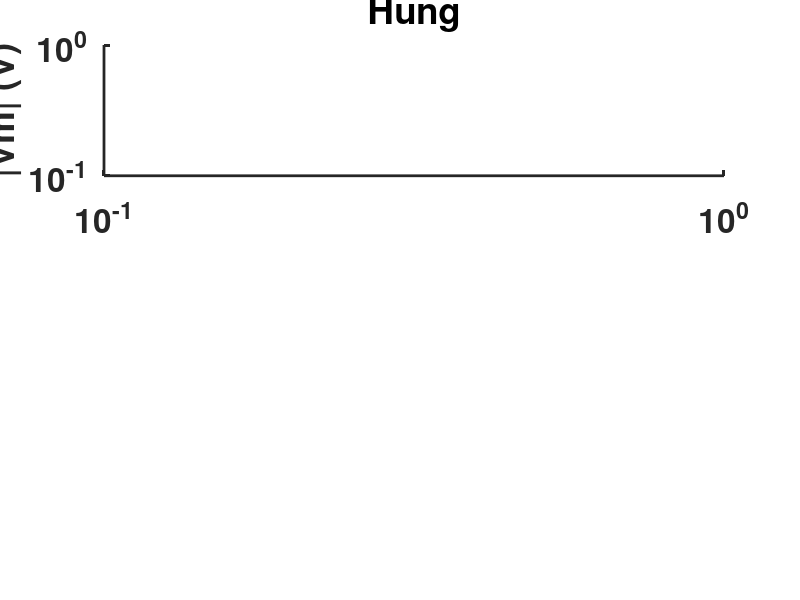

The MATLAB source for this figure: (Note: this script raises an error after producing the figure.)
%% ========================================================================
%  Vm Steady-State Spectrum Comparison (Hung / Hung No Washer / NTU)
%  觀察各實驗在 1/10/100 Hz 下的頻域表現
% ========================================================================
%
% Purpose:
%   比較三組實驗的 Vm 穩態頻譜（FFT）
%   觀察基頻尖峰、諧波結構、寬頻雜訊底
%
% Layout:
%   subplot(3,1,k) — 3 列垂直堆疊
%   子圖順序：Hung → Hung (No Washer) → NTU
%   每個子圖內疊加 3 條線（1 Hz / 10 Hz / 100 Hz）
%   共用水平圖例置於圖頂，xlabel 僅底圖
%
% Data Sources:
%   Hung:          Hung_tweezer/single_raw_data/Hung_single_{freq}.dat
%   Hung (No Washer): Hung_tweezer/single_no_washer_raw_data/Hung_single_no_washer_{freq}.dat
%   NTU:           NTU_tweezer/single_raw_data/NTU_single_{freq}.dat
%
% Output:
%   Vm_Spectrum_Comparison.png
%
% Author: Claude Code
% Date: 2026-02-06

clear; clc; close all;

fprintf('\n');
fprintf('========================================================================\n');
fprintf('  Vm Spectrum Comparison (Hung / Hung No Washer / NTU)\n');
fprintf('========================================================================\n\n');

%% Configuration
script_root = fileparts(mfilename('fullpath'));
functions_path = fullfile(script_root, 'functions');
addpath(functions_path);

% Frequencies to plot
plot_freqs = [1, 10, 100];  % Hz
freq_labels = {'1 Hz', '10 Hz', '100 Hz'};
freq_suffixes = {'1hz', '10hz', '100hz'};

% Steady-state parameters
NUM_PERIODS = 3;
RELATIVE_THRESHOLD = 0.002;  % 0.2%

% Experiments configuration (Hung → Hung No Washer → NTU)
experiments = struct();

experiments(1).name = 'Hung';
experiments(1).folder = fullfile(script_root, 'Hung_tweezer', 'single_raw_data');
experiments(1).prefix = 'Hung_single_';

experiments(2).name = 'Hung (No Washer)';
experiments(2).folder = fullfile(script_root, 'Hung_tweezer', 'single_no_washer_raw_data');
experiments(2).prefix = 'Hung_single_no_washer_';

experiments(3).name = 'NTU';
experiments(3).folder = fullfile(script_root, 'NTU_tweezer', 'single_raw_data');
experiments(3).prefix = 'NTU_single_';

% Line colors for each frequency
colors = lines(3);

%% Create figure
fig = figure('Position', [100, 100, 1200, 1200], 'Name', 'Vm Spectrum');

%% Process each experiment (one subplot per experiment)
for exp_idx = 1:length(experiments)
    exp = experiments(exp_idx);
    subplot(3, 1, exp_idx);
    hold on;

    fprintf('Processing: %s\n', exp.name);

    for freq_idx = 1:length(plot_freqs)
        target_freq = plot_freqs(freq_idx);
        suffix = freq_suffixes{freq_idx};
        filename = fullfile(exp.folder, [exp.prefix, suffix, '.dat']);

        fprintf('  %.0f Hz: %s ... ', target_freq, [exp.prefix, suffix, '.dat']);

        if ~exist(filename, 'file')
            fprintf('NOT FOUND\n');
            continue;
        end

        try
            % Step 1: Read raw data
            data = read_hsdata(filename);
            ch = data.channel;
            fs = data.sampling_rate;

            % Step 2: Extract excitation channel Vm
            Vm_ch2 = data.Vm(:, ch);

            % Step 4: Steady-state detection
            steady_info = detect_steady_state_relative(...
                Vm_ch2, target_freq, fs, ...
                'RelativeThreshold', RELATIVE_THRESHOLD, ...
                'ConsecutivePeriods', 3, 'CheckPoints', 25, 'Verbose', false);

            if steady_info.index <= 0
                fprintf('NO STEADY STATE\n');
                continue;
            end

            % Step 5: Extract steady-state data (3 complete periods)
            ss_start = steady_info.index;
            period_samples = steady_info.period_samples;
            ss_length = NUM_PERIODS * period_samples;

            if ss_start + ss_length - 1 > length(Vm_ch2)
                ss_length = length(Vm_ch2) - ss_start + 1;
                ss_length = floor(ss_length / period_samples) * period_samples;
            end

            Vm_ss = Vm_ch2(ss_start : ss_start + ss_length - 1);

            % Step 6: FFT → single-sided amplitude spectrum
            N = length(Vm_ss);
            Vm_fft = fft(Vm_ss);
            amp = abs(Vm_fft(1:floor(N/2)+1)) / N * 2;
            amp(1) = amp(1) / 2;  % DC component
            freq_axis = (0:floor(N/2)) * fs / N;

            % Plot spectrum (loglog)
            loglog(freq_axis, amp, '-', 'LineWidth', 2, 'Color', colors(freq_idx, :), ...
                'DisplayName', freq_labels{freq_idx});

            fprintf('OK (%d samples, fs=%.0f Hz)\n', N, fs);

        catch ME
            fprintf('ERROR: %s\n', ME.message);
        end
    end

    % Format subplot
    if exp_idx == length(experiments)
        xlabel('Frequency (Hz)', 'FontWeight', 'bold', 'FontSize', 40);
    end
    ylabel('|Vm| (V)', 'FontWeight', 'bold', 'FontSize', 40);
    title(exp.name, 'FontWeight', 'bold', 'FontSize', 24);

    ax = gca;
    set(ax, 'FontWeight', 'bold', 'FontSize', 24, 'LineWidth', 2);
    set(ax, 'XScale', 'log', 'YScale', 'log');
    xlim([0.5, fs/2]);
    ax.XAxis.LineWidth = 3;
    ax.YAxis.LineWidth = 3;
    box on;
    grid on;

    fprintf('\n');
end

% Shared horizontal legend at the top
ax_first = subplot(3, 1, 1);
lgd = legend(ax_first, 'Orientation', 'horizontal', ...
    'FontWeight', 'bold', 'FontSize', 22);
lgd.Position = [0.25, 0.965, 0.5, 0.03];

%% Save figure
output_file = fullfile(script_root, 'Vm_Spectrum_Comparison.png');
exportgraphics(fig, output_file, 'Resolution', 150);
fprintf('Figure saved: %s\n', output_file);

fprintf('\n');
fprintf('========================================================================\n');
fprintf('  COMPLETE\n');
fprintf('========================================================================\n\n');
